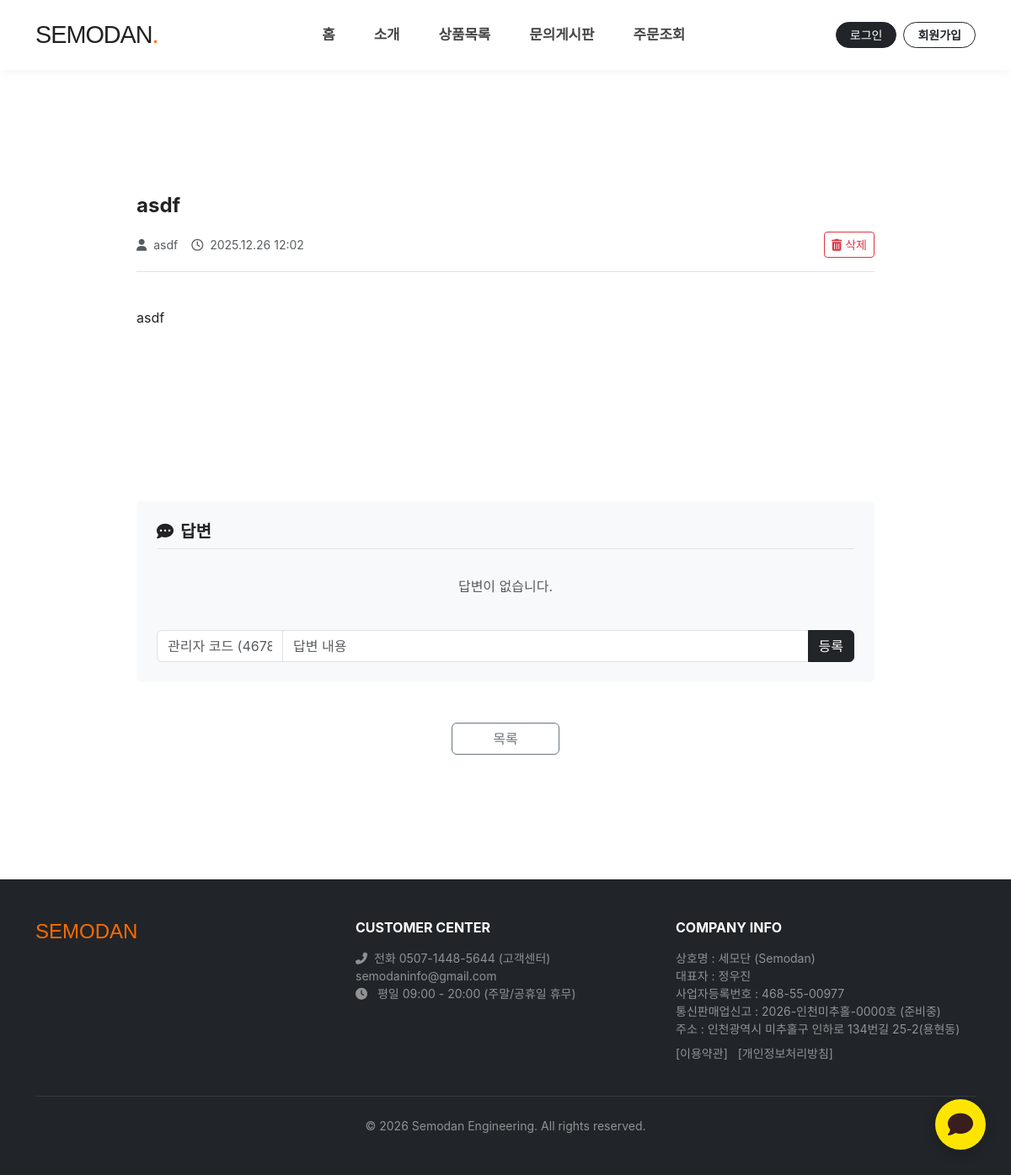
The page /qna/2/ on the database as committed earlier.
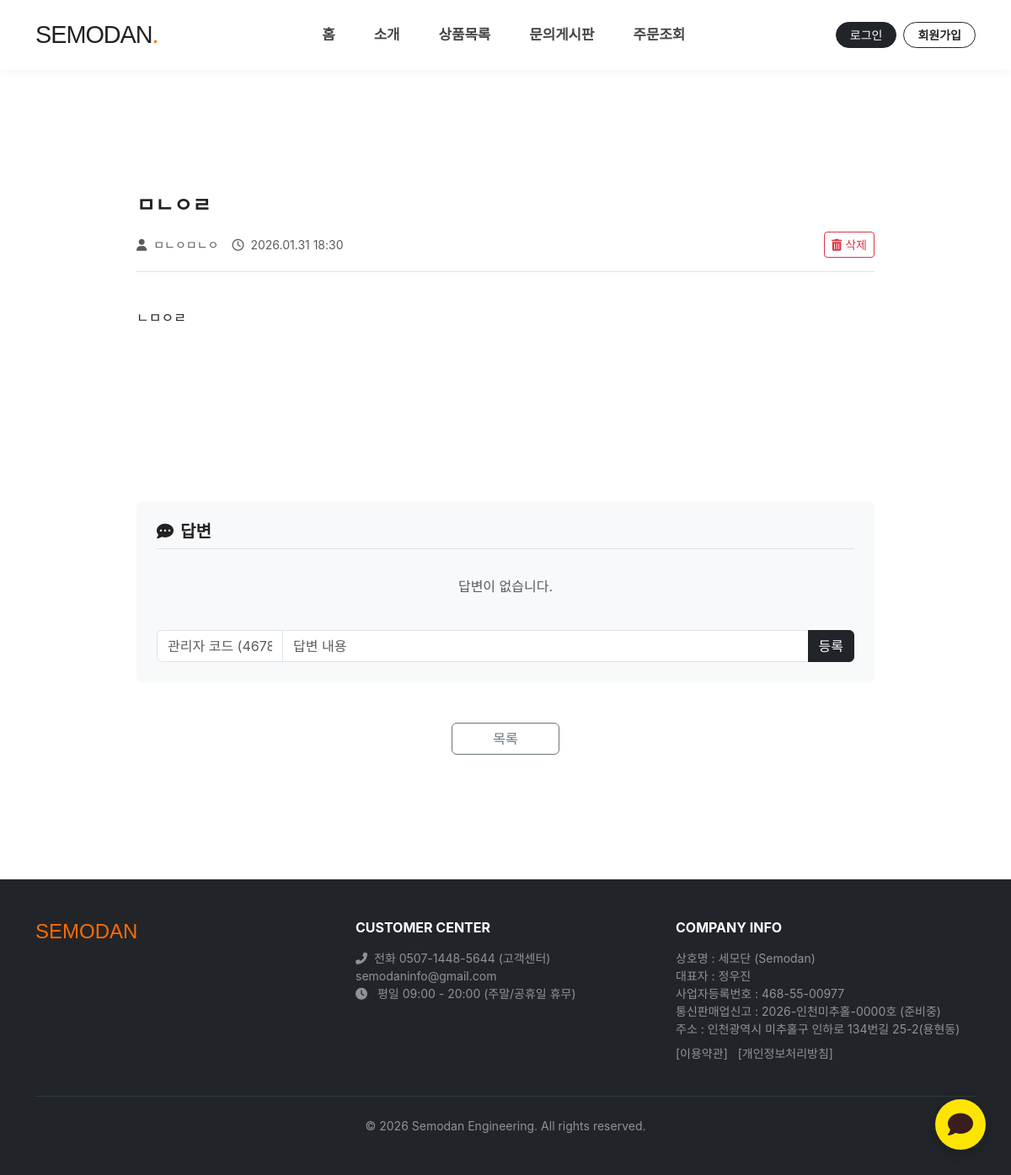
The same page on the database as committed later.
### products/models.py (models this page shows, shortened)
class JoinPost(models.Model):
    author = models.ForeignKey(settings.AUTH_USER_MODEL, on_delete=models.CASCADE, null=True, blank=True)
    author_name = models.CharField(max_length=50)
    password = models.CharField(max_length=4, blank=True, null=True, verbose_name="비밀번호")
    contact_number = models.CharField(max_length=20, blank=True, null=True, verbose_name="연락처")
    title = models.CharField(max_length=200)
    content = models.TextField()
    is_secret = models.BooleanField(default=False, verbose_name="비밀글")
    created_at = models.DateTimeField(auto_now_add=True)

### products/views.py (the view)
# urls.py: path('qna/<int:pk>/', views.join_detail, name='join_detail'),
def join_detail(request, pk):
    post = get_object_or_404(JoinPost, pk=pk)
    if post.is_secret:
        if request.user.is_superuser or (request.user.is_authenticated and request.user == post.author):
            pass
        else:
            input_pw = request.POST.get('password_check')
            if input_pw != post.password:
                return render(request, 'products/password_check.html', {'post': post})
    return render(request, 'products/join_detail.html', {'post': post})

### products/templates/products/join_detail.html (shortened to what this page needs)
{% extends "products/base.html" %}
{% block content %}
<div class="container" style="padding-top: 150px; padding-bottom: 100px; max-width: 900px;">
    <div class="border-bottom pb-3 mb-4">
        <h4 class="fw-bold mb-3">{% if post.is_pinned %}<span class="text-danger">[공지]</span>{% endif %} {{ post.title }}</h4>
        <div class="d-flex justify-content-between align-items-center text-muted small">
            <div><span class="me-3"><i class="fas fa-user me-1"></i> {{ post.author_name }}</span><span><i class="far fa-clock me-1"></i> {{ post.created_at|date:"Y.m.d H:i" }}</span></div>
            <button class="btn btn-sm btn-outline-danger" data-bs-toggle="modal" data-bs-target="#delModal"><i class="fas fa-trash-alt"></i> 삭제</button>
        </div>
    </div>
    <div class="py-3 mb-5" style="min-height: 200px;">
        <div style="white-space: pre-line; line-height: 1.8;">{{ post.content }}</div>
    </div>
    <div class="bg-light p-4 rounded mb-5">
        <h5 class="fw-bold border-bottom pb-2 mb-3"><i class="fas fa-comment-dots me-2"></i>답변</h5>
        {% for ans in post.answers.all %}
            <div class="d-flex mb-3"><div class="me-3"><span class="badge bg-primary">관리자</span></div><div><p class="mb-1 fw-bold" style="white-space: pre-line;">{{ ans.content }}</p><small class="text-muted">{{ ans.created_at|date:"Y.m.d H:i" }}</small></div></div><hr class="text-muted">
        {% empty %}<p class="text-muted text-center py-3">답변이 없습니다.</p>{% endfor %}
        <form method="post" action="{% url 'products:join_answer_create' post.pk %}" class="mt-4">
            <div class="input-group">
                <input type="password" name="admin_code" class="form-control" placeholder="관리자 코드 (4678)" style="max-width: 150px;" required>
                <input type="text" name="content" class="form-control" placeholder="답변 내용" required>
                <button class="btn btn-dark" type="submit">등록</button>
            </div>
        </form>
    </div>
    <div class="text-center"><a href="{% url 'products:qna' %}" class="btn btn-outline-secondary px-5">목록</a></div>
</div>
{% endblock %}

Rows that differ between the two databases and show on the page:
changed JoinPost: title "asdf" → "ㅁㄴㅇㄹ"; author_name "asdf" → "ㅁㄴㅇㅁㄴㅇ"; created_at "2025.12.26 12:02" → "2026.01.31 18:30"; content "asdf" → "ㄴㅁㅇㄹ"
